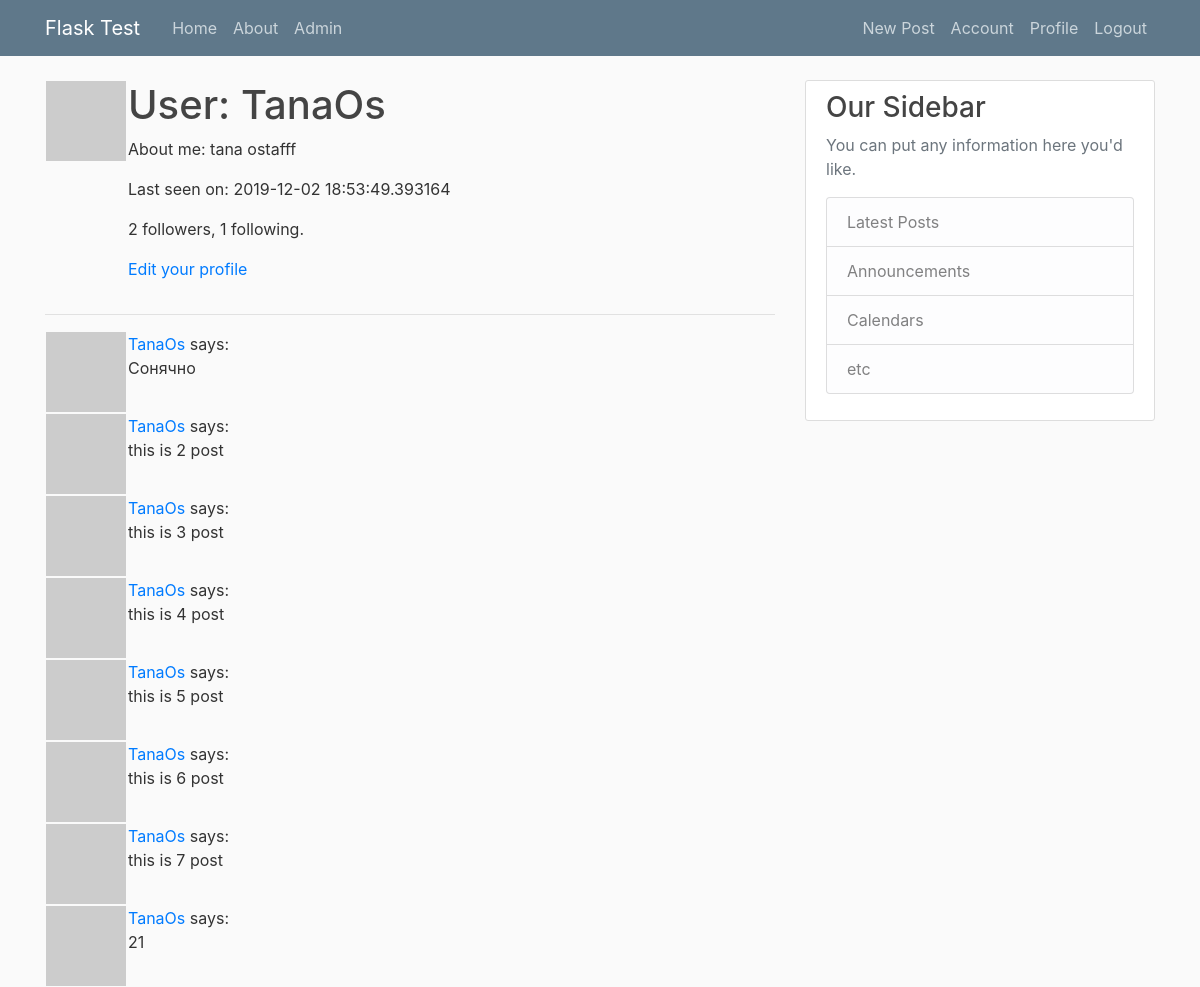
The page /user/TanaOs (signed in) on the database its author committed.
### flaskblog/models.py (models this page shows, shortened)
class User(db.Model, UserMixin):
	id = db.Column(db.Integer, primary_key = True)
	username = db.Column(db.String(20), unique=True, nullable=False)
	email = db.Column(db.String(120), unique=True, nullable=False)
	image_file = db.Column(db.String(20), nullable=False, default = 'default.jpg')
	password = db.Column(db.String(60), nullable = False)
	posts = db.relationship('Post', backref='author', lazy=True)
	about = db.Column(db.String(140))
	last__seen = db.Column(db.DateTime, default=datetime.utcnow)
	admin = db.Column(db.Boolean())
	notes = db.Column(db.UnicodeText)
	followed = db.relationship(
		'User', secondary=followers,
		primaryjoin=(followers.c.follower_id == id),
		secondaryjoin=(followers.c.followed_id == id),
		backref=db.backref('followers', lazy='dynamic'), lazy='dynamic')
	def avatar(self, size):
		digest = md5(self.email.lower().encode('utf-8')).hexdigest()
		return 'https://www.gravatar.com/avatar/{}?d=identicon&s={}'.format(digest, size)

class Post(db.Model):
	id = db.Column(db.Integer, primary_key = True)
	title = db.Column(db.String(100), nullable=False)
	date_posted = db.Column(db.DateTime, nullable=False, default = datetime.utcnow)
	content = db.Column(db.Text, nullable=False)
	user_id = db.Column(db.Integer, db.ForeignKey('user.id'),nullable = False)

### flaskblog/routes.py (the view)
@app.route('/user/<username>')
@login_required
def user(username):
    user = User.query.filter_by(username=username).first_or_404()
    page = request.args.get('page', 1, type=int)
    posts = Post.query.filter_by(user_id=user.id).paginate(page, 20, False)
    return render_template('user.html', user=user, posts=posts.items)  # , next_url=next_url, prev_url=prev_url

### flaskblog/models.py (called while the page is built)
@login_manager.user_loader
def load_user(user_id):
	return User.query.get(int(user_id))

### flaskblog/routes.py (called while the page is built)
@app.before_request
def before_request():
    if current_user.is_authenticated:
        current_user.last__seen = datetime.utcnow()
        db.session.commit()

### flaskblog/templates/user.html (shortened to what this page needs)
{% extends "layout.html" %}
{% block content %}
    <table>
        <tr valign="top">
            <td><img src="{{ user.avatar(128) }}"></td>
            <td>
                <h1>User: {{ user.username }}</h1>
                {% if user.about %}<p>About me: {{ user.about }}</p>{% endif %}
                {% if user.last__seen %}<p>Last seen on: {{ user.last__seen }}</p>{% endif %}
                <p>{{ user.followers.count() }} followers, {{ user.followed.count() }} following.</p>
                {% if user == current_user %}
                    <p><a href="{{ url_for('edit_profile') }}">Edit your profile</a></p>
                {% elif not current_user.is_following(user) %}
                    <p><a href="{{ url_for('follow', username=user.username) }}">Follow</a></p>
                {% else %}
                    <p><a href="{{ url_for('unfollow', username=user.username) }}">Unfollow</a></p>
                {% endif %}
            </td>
        </tr>
    </table>
    <hr>
    {% for post in posts %}
        {% include '_post.html' %}
    {% endfor %}
{% endblock %}

### flaskblog/templates/_post.html
<table>
    <tr valign="top">
        <td><img src="{{ post.author.avatar(36) }}"></td>
        <td>
            <a href="{{ url_for('user', username=post.author.username) }}">
                {{ post.author.username }}
            </a>
            says:<br>{{ post.content }}
        </td>
    </tr>
</table>

### flaskblog/static/main.css (style rules this page uses)
body { background: #fafafa; color: #333333; margin-top: 5rem; }
h1, h2, h3, h4, h5, h6 { color: #444444; }

### rows shown on the page
User: username "TanaOs", about "tana ostafff", last__seen "2019-12-02 18:53:49.393164"
Post: author.username "TanaOs", content "Сонячно"
Post: author.username "TanaOs", content "this is 2 post"
Post: author.username "TanaOs", content "this is 3 post"
Post: author.username "TanaOs", content "this is 4 post"
Post: author.username "TanaOs", content "this is 5 post"
Post: author.username "TanaOs", content "this is 6 post"
Post: author.username "TanaOs", content "this is 7 post"
Post: author.username "TanaOs", content "21"

### other values the page prints
{{ user.followers.count() }} "2"
{{ user.followed.count() }} "1"
